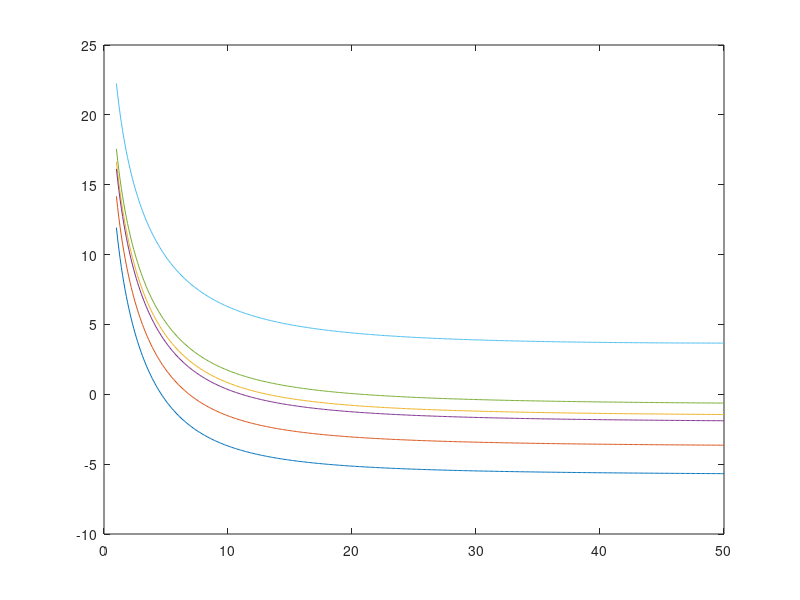

This figure's MATLAB source: (Note: this script raises an error after producing the figure.)
clc
close all
clear
% to do:
% done: add absorption to change T_60
% done: T_60 of rehersal hall
% done: C_80 and G dependant on T_60_calc
% desired T_60 for rehersal room?

%% reverb time and absorption of audience and seats
% All tables are for the octave bands from 125 Hz to 4 kHz
f_oct = [125 250 500 1000 2000 4000];
c = 340;                                            % speed of sound

% things you should adjust
V = 18000;                                          % Volume of concert hall
S_peraudiencemember = 0.5*0.55;                     % area per seat
S_absorber = 100;                                   % total area of absorbers
% end

S_audience = 2300 * S_peraudiencemember;            % area of whole audience

abs_occ = [0.62 0.72 0.8 0.83 0.84 0.85];           % absorption coeff seated
abs_empty = [0.54 0.62 0.68 0.7 0.68 0.66];         % absorption coeff empty
att_coeff = [0 0 0.0024 0.0042 0.0089 0.0262];      % attanuation coeff

abs_absorber = [0.7	0.95 0.99 0.85 0.85 0.9];       % absorption coeff of absorber (example)

A_absorber = - S_absorber * log(1-abs_absorber);    % eq. absorption area of absorbers
A_occ = - S_audience*log(1-abs_occ);                % eq. absorption area of audience
A_empty = - S_audience*log(1-abs_empty);            % eq. absorption area of seats

% reverb time when seated and empty
T_60_calc_occ = 24*log(10)*V./(c*(4*att_coeff*V + A_occ + A_absorber));
T_60_calc_empty = 24*log(10)*V./(c*(4*att_coeff*V + A_empty + A_absorber));

%% clarity
r = 1:0.1:50;       % distance

E_direct = zeros(1,length(r));
E_direct(:) = 100./r.^2;

E_early_empty = zeros(length(T_60_calc_empty), length(r));
E_late_empty = zeros(length(T_60_calc_empty), length(r));
C_80_empty = zeros(length(T_60_calc_empty), length(r));     % clarity when emtpy

E_early_occ = zeros(length(T_60_calc_occ), length(r));
E_late_occ = zeros(length(T_60_calc_occ), length(r));
C_80_occ = zeros(length(T_60_calc_occ), length(r));         % clarity when fully seated

for i = 1:length(T_60_calc_empty)

    E_early_empty(i,:) = (31200*T_60_calc_empty(i)/V)*exp(-0.04.*r./T_60_calc_empty(i))*(1-exp(-1.11/T_60_calc_empty(i)));
    E_late_empty(i,:) = (31200*T_60_calc_empty(i)/V)*exp(-0.04.*r./T_60_calc_empty(i))*exp(-1.11/T_60_calc_empty(i));
    C_80_empty(i,:) = 10*log10((E_direct+E_early_empty(i,:))./E_late_empty(i,:));

    E_early_occ(i,:) = (31200*T_60_calc_occ(i)/V)*exp(-0.04.*r./T_60_calc_occ(i))*(1-exp(-1.11/T_60_calc_occ(i)));
    E_late_occ(i,:) = (31200*T_60_calc_occ(i)/V)*exp(-0.04.*r./T_60_calc_occ(i))*exp(-1.11/T_60_calc_occ(i));
    C_80_occ(i,:) = 10*log10((E_direct+E_early_empty(i,:))./E_late_empty(i,:));
end

%% strength

A = 0.163*V./T_60_calc_occ;             % equivilant absorption area
Q = 1;                                  % directivity
delta = 6.91./T_60_calc_empty;          % decay
ref = Q/(4*pi*10^2);                    % reference
dir = Q./(4*pi*r.^2);                   % direct component

diff = zeros(length(A), length(r));     % diffuse component
G = zeros(length(A), length(r));

for i = 1:length(A)
    diff(i,:) = 4./A(i) * exp(-2*delta(i)*r./c);
    G(i,:) = 10*log10((dir + diff(i,:))./ref);  % Strength for all six octave bands
end

%% rehersal room

% things you should adjust 
n_person = 1:100;                             % number of people in rehersal room
V_rehersal = 20*10*5;                       % Volume of rehersal room
S_wall = 2 * (20*10 + 20*5 + 10*5);         % area of the walls, floor and ceiling in rehersal room
% end

A_person = [0.05 0.16 0.25 0.58 0.86 1.03]; % eq. absorption area per person
abs_wall = [0.2 0.18 0.15 0.12 0.1 0.1];    % absorption coefficient of wall
A_wall = S_wall*abs_wall;                   % eq. absorption area of walls

% reverberation time of rehersal room
T_60_rehersal = zeros(length(n_person), length(A_wall));
for i = n_person
    T_60_rehersal(i,:) = 0.163*V_rehersal./(n_person(i)*A_person + A_wall);
end
%% plots

% clarity
figure
plot(r, C_80_occ)
hold on
thickenall_big;
grid on
xlabel('Distance r in m')
ylabel('Clarity C_{80} in dB')
legend('125','250','500','1k','2k','4k')
%ylim([-5 20])

% strength
figure
plot(r, G)
thickenall_big;
grid on 
legend('125','250','500','1k','2k','4k')
xlabel('Distance r in m')
ylabel('Strength G in dB')
xlim([0 40])
ylim([-5 20])

% T_60 in concert hall
figure
semilogx(f_oct, T_60_calc_empty)
hold on
grid on
semilogx(f_oct, T_60_calc_occ)
thickenall_big;
xticks(f_oct);
xticklabels({'125', '250', '500', '1k', '2k', '4k'})
%xlim([0 5000])
ylim([0 5])
xlabel('f in Hz')
ylabel('T_{60} in s')
legend('empty','seated')

% T_60 in rehersal room
figure
semilogx(f_oct, T_60_rehersal(1,:))
hold on
grid on
semilogx(f_oct, T_60_rehersal(50,:))
semilogx(f_oct, T_60_rehersal(100,:))
thickenall_big;
xticks(f_oct);
xticklabels({'125', '250', '500', '1k', '2k', '4k'})
%xlim([0 5000])
ylim([0 3])
xlabel('f in Hz')
ylabel('T_{60} in s')
legend('1 Musician','50 Musicians', '100 Musicians')



